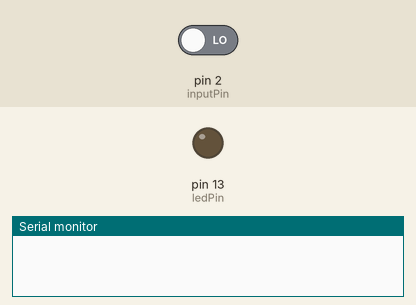
Simulated run of this sketch. Board: Arduino Uno, built with avr-gcc and run on an emulated ATmega328P. On the bench: output pins drawn as LEDs (lit = HIGH), the last lines printed to the serial monitor. The inputs (shaded band) are chosen by the test bench; at power-on: pin 2 (inputPin) LOW.

Above: at 1.2 s.
1.3 s: pin 2 (inputPin) driven HIGH
At 2.5 s:
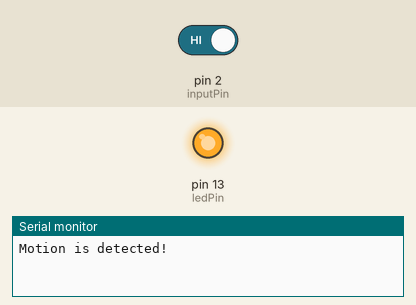
2.8 s: pin 2 (inputPin) driven LOW
At 3.8 s:
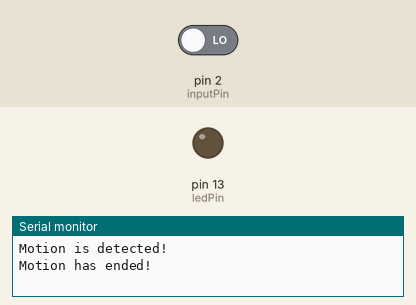
Timing chart, 0 to 5.8 s (numbered marks = the images above; inputs shaded):
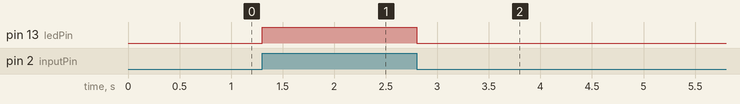

Measured:
- after the input at 1.3 s, pin 13 (ledPin): LOW → HIGH at once
- after the input at 2.8 s, pin 13 (ledPin): HIGH → LOW at once

The sketch:

PIR_Motion_Sensor.ino
```cpp
// PIR Sensor detector

int ledPin = 13; // Place the led at pin 13
int inputPin = 2; // Choose the input pin for PIR Sensor
int pirState = LOW; //Assume that no motion is detected
int var = 0; //Variable for reaching the pin status

void setup()
{
pinMode(ledPin, OUTPUT); //declare the led as output
pinMode(inputPin, INPUT); //declare the sensor as input

Serial.begin(9600);
}

void loop()
{
var = digitalRead(inputPin); //Read  the input value

if(var==HIGH) //Check whether the input is HIGH
  {
digitalWrite(ledPin, HIGH); //Turn ON the led

if (pirState==LOW)
    {
Serial.println("Motion is detected!"); //Print the output change, not state

pirState= HIGH;
}
} else {

digitalWrite(ledPin, LOW); //Turn OFF the led
if (pirState == HIGH) {
Serial.println("Motion has ended!"); //Print the output change, not state
pirState = LOW;
}
}
}

  
```
